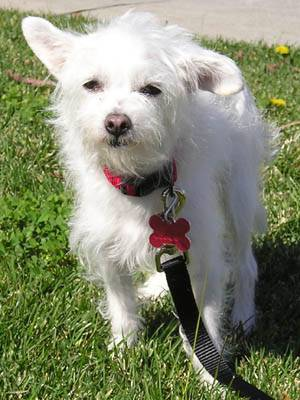
#> input picture image.jpg, 300 x 400 px, given in place of the camera
$ python 'edge dection.py'   (older library calls are emulated)
#> lines starting #> are read from the running program, lines starting #| are printed output that depends on the picture; after the words box and inside, x2 and y2 are one past the last pixel; in counts of white or black regions, pixels touching at a corner belong together
import cv2
import numpy as np

cap = cv2.VideoCapture(0)

while True:
    _, frame = cap.read()
#> frame is the input picture: shape (400, 300, 3); mean B, G, R 112.7, 138.5, 133.3

    laplcaian = cv2.Laplacian(frame, cv2.CV_64F)
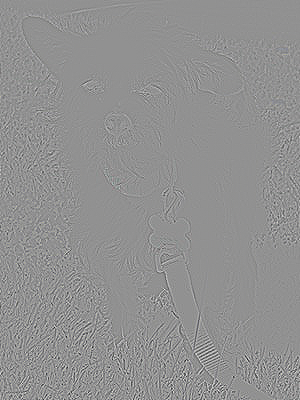
#> laplcaian: shape (400, 300, 3) float64; mean B, G, R 0, 0, 0; drawn with min black and max white
    sobelx = cv2.Sobel(frame, cv2.CV_64F, 1,0, ksize=5)
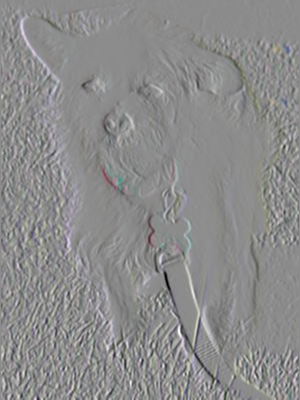
#> sobelx: shape (400, 300, 3) float64; mean B, G, R 4.3, -6.7, -1.1; drawn with min black and max white
    sobely = cv2.Sobel(frame, cv2.CV_64F, 0,1, ksize=5)
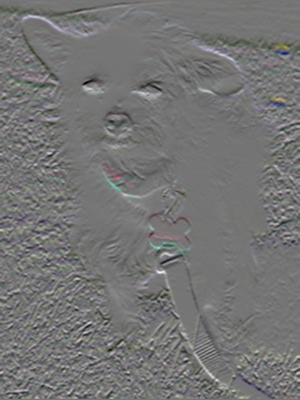
#> sobely: shape (400, 300, 3) float64; mean B, G, R -43.9, -28.4, -36.3; drawn with min black and max white
    edges = cv2.Canny(frame, 100 , 100)
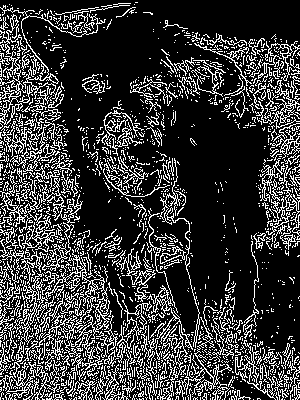
#> edges: shape (400, 300); 22.2% white in thin lines or dots

    cv2.imshow("Orginal", frame)
    cv2.imshow("laplcaian", laplcaian)
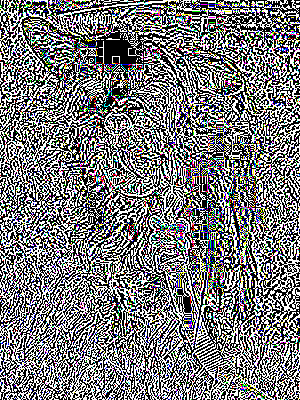
#> window 'laplcaian': shape (400, 300, 3); mean B, G, R 122.4, 121.3, 121.4
    cv2.imshow("sobelx", sobelx)
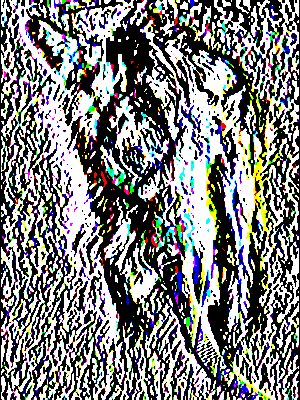
#> window 'sobelx': shape (400, 300, 3); mean B, G, R 126.7, 126.6, 125.7
    cv2.imshow("sobely", sobely)
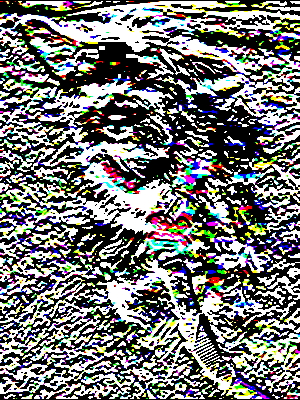
#> window 'sobely': shape (400, 300, 3); mean B, G, R 116.7, 118.2, 117.5
    cv2.imshow("edges", edges)


    k = cv2.waitKey(5) & 0xFF
#> (key Esc is pressed here)
    if k == 27:
        break

#> (the run stopped early here; a loop or call above may not have finished)

$ run again, on dog.jpg
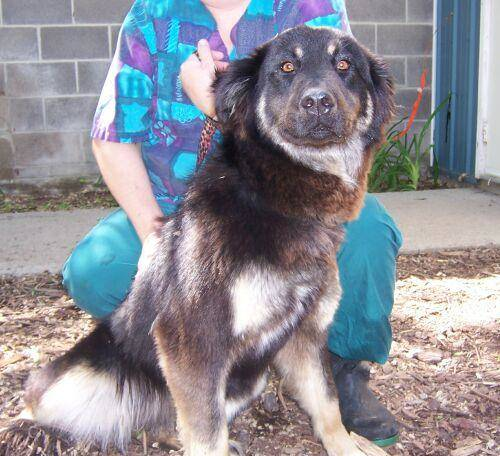
#> input picture dog.jpg, 500 x 456 px, given in place of the camera
#> frame is the input picture: shape (456, 500, 3); mean B, G, R 150.2, 142, 141
#> `edges = cv2.Canny(frame, 100 , 100)`:
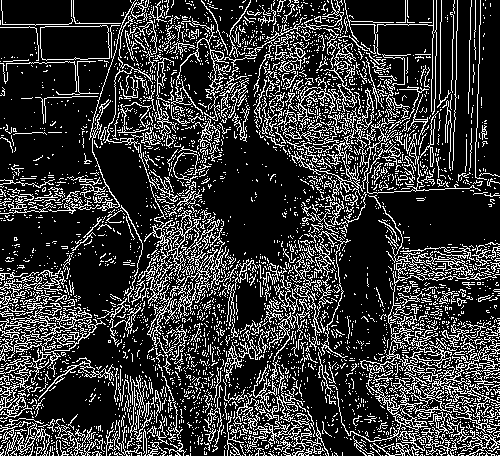
#> edges: shape (456, 500); 21.4% white in thin lines or dots
#> `cv2.imshow("sobely", sobely)`:
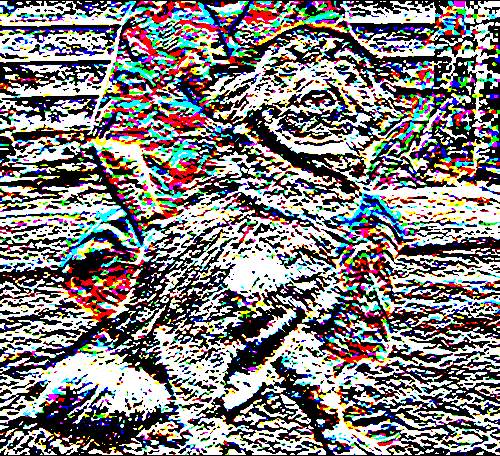
#> window 'sobely': shape (456, 500, 3); mean B, G, R 126.3, 126.7, 130.2

$ run again, on doggi.jpg
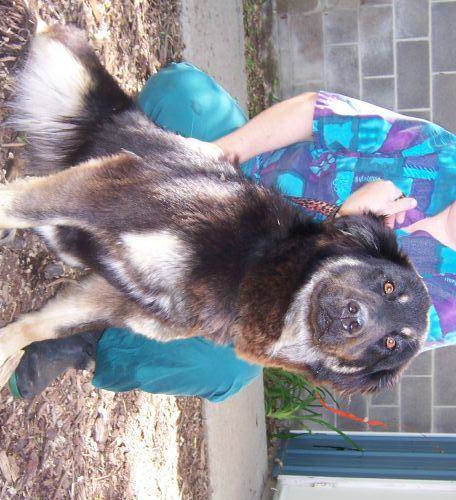
#> input picture doggi.jpg, 456 x 500 px, given in place of the camera
#> frame is the input picture: shape (500, 456, 3); mean B, G, R 150.2, 142, 141
#> `edges = cv2.Canny(frame, 100 , 100)`:
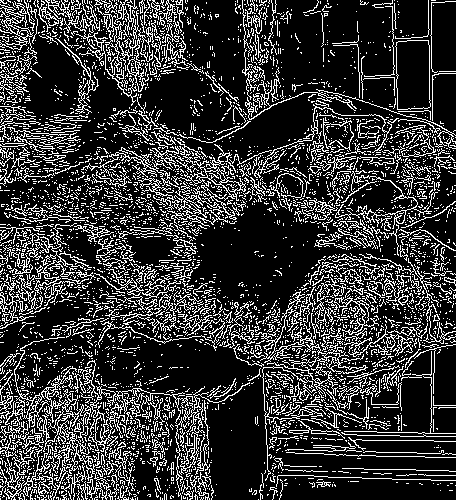
#> edges: shape (500, 456); 21.4% white in thin lines or dots
#> `cv2.imshow("sobely", sobely)`:
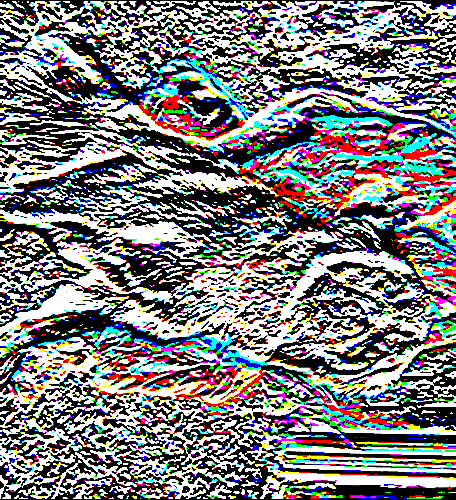
#> window 'sobely': shape (500, 456, 3); mean B, G, R 126.2, 125.1, 125.9

$ run again, on template.JPG
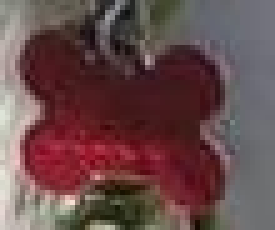
#> input picture template.JPG, 55 x 46 px, given in place of the camera (shown 5 times larger)
#> frame is the input picture: shape (46, 55, 3); mean B, G, R 75.5, 74.9, 104
#> edges: shape (46, 55); 19.4% white in thin lines or dots, all inside (x1, y1, x2, y2) = (0, 0, 47, 46)
#> `cv2.imshow("sobely", sobely)`:
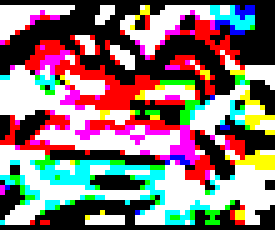
#> window 'sobely': shape (46, 55, 3) (shown 5 times larger); mean B, G, R 118.9, 118.8, 137.1
